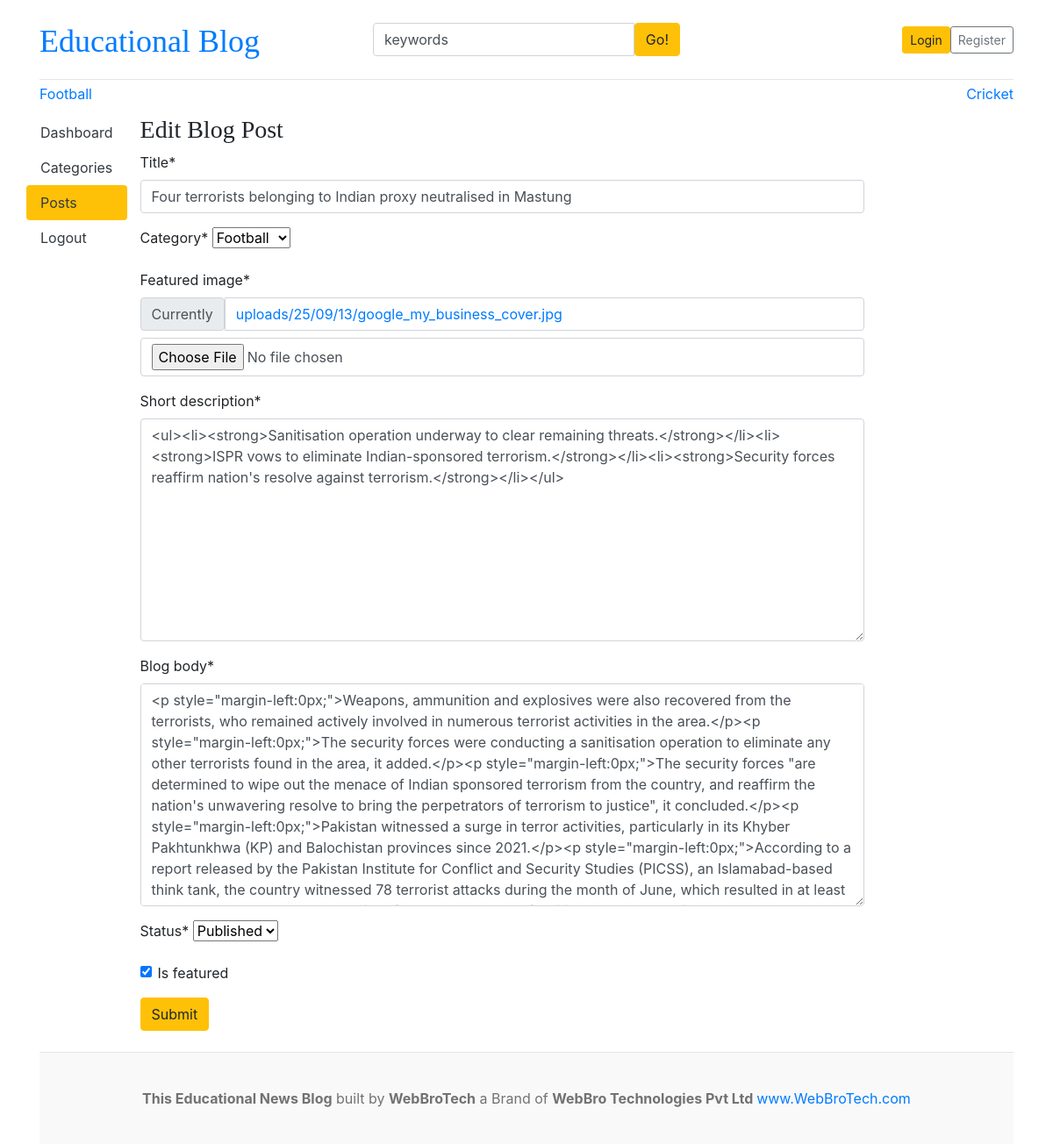
The page /dashboard/posts/edit/23/ on the database as committed earlier.
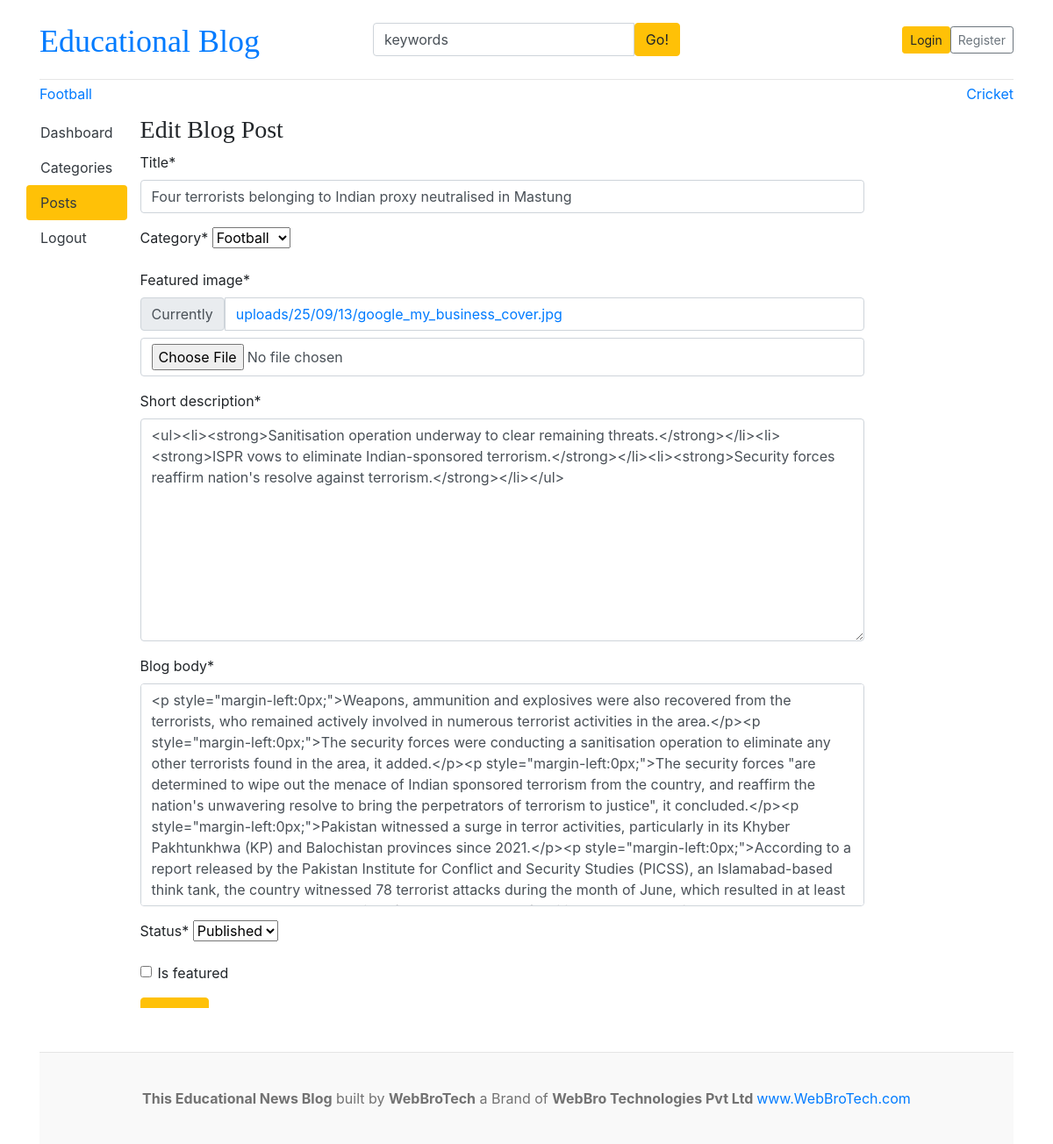
The same page on the database as committed later.
### blogs/models.py (models this page shows, shortened)
class Blog(models.Model):
    title = models.CharField(max_length=100)
    slug = models.SlugField(max_length=150, blank=True, unique=True)
    category = models.ForeignKey(Category, on_delete=models.CASCADE)
    auther = models.ForeignKey(User, on_delete=models.CASCADE , null=True)
    featured_image = models.ImageField(upload_to='uploads/%y/%m/%d')
    short_description = HTMLField()
    blog_body = HTMLField()
    status = models.CharField(max_length=20, choices = STATUS_CHOICES, default = "Draft")
    is_featured = models.BooleanField(default=False)
    created_at = models.DateTimeField(auto_now_add=True)
    updated_at = models. DateTimeField(auto_now=True)

### dashboards/views.py (the view, shortened to what this page needs)
# urls.py: path('posts/edit/<int:pk>/', views.edit_post, name='edit_post'),
def edit_post(request, pk):
    post=get_object_or_404(Blog, pk=pk)
    form=BlogPostForm(instance=post)
    context = {
        'form': form,
        'post': post,
        }
    return render(request, 'dashboard/edit_post.html', context)

### dashboards/forms.py
class BlogPostForm(forms.ModelForm):
    class Meta:
        model = Blog
        fields = ('title', 'category', 'featured_image', 'short_description', 'blog_body', 'blog_body', 'status', 'is_featured')

### blogs/context_processors.py (called while the page is built)
def get_categories(request):
    categories = Category.objects.all()
    return dict(categories=categories)

def get_social_links(request):
    social_links = SocialLinks.objects.all()
    return dict(social_links=social_links)

### blogs/models.py (called while the page is built)
    def __str__(self):
        return self.category_name

### templates/dashboard/edit_post.html (shortened to what this page needs)
{% extends 'base.html' %}
{% block content %}
{% load crispy_forms_tags %}
<div class="row">
    {% include 'dashboard/sidebar.html' %}
    <div class="col-md-9">
      <h3>Edit Blog Post</h3>
      <form action="{% url 'edit_post' post.id %} " method="POST" enctype="multipart/form-data">
        {{ form | crispy }}
      <button type="submit" class="btn btn-warning">Submit</button>
      </form>
      <br>
    </div>
  </div>
{% endblock %}

Rows that differ between the two databases and show on the page:
changed Blog "Four terrorists belonging to Indian proxy neutralised in Mastung": is_featured "☑" → "☐"
